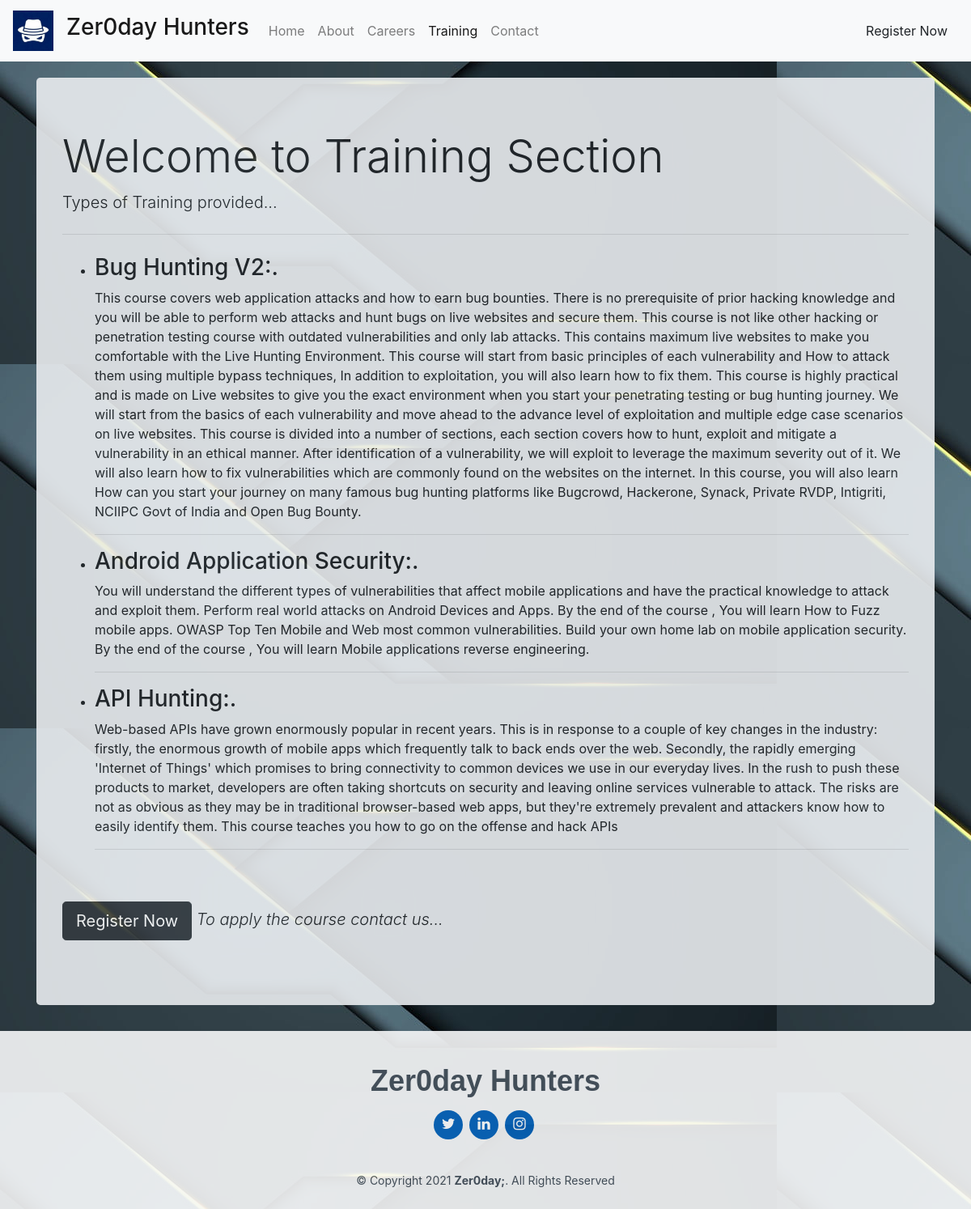
The app's page /training with its own data.
### home/models.py (models this page shows, shortened)
class Training(models.Model):
    title= models.CharField(max_length=200)
    contents = models.TextField(blank=True)

### home/views.py (the view)
# urls.py: path('training', views.training, name='training'),
def training(request):
    tra = Training.objects.all()
    context = {'tra':tra}
    return render(request,'training.html', context)

### templates/training.html
{% extends 'base.html' %} {%block train%}active{%endblock train%} {%block body%}
<div class="container">
    <div class="jumbotron">
        <h1 class="display-4">Welcome to Training Section</h1>
        <p class="lead">Types of Training provided...</p>
        <hr class="my-4">
        <p>
            {%for a in tra%}
            <ul>
                <li>
                    <h3>{{a.title}}</h3>
                    <p>{{a.contents}}</p>
                    <hr>
                </li>
            </ul>
            {%endfor%}
        </p>
        <br><br>
        <p class="lead">
            <a class="btn btn-dark btn-lg" href="/contact" role="button">Register Now</a>
            <em>To apply the course contact us...</em>
        </p>
    </div>
</div>
{%endblock body %}

### static/css/style.css (style rules this page uses)
body { background-image: url("/static/img/back2.jpg"); }
.container { margin-top: 20px; }
.jumbotron { opacity: 0.9; }

### records on screen
Training: title "Bug Hunting V2:.", contents "This course covers web application attacks and how to earn bug bounties. There is no prerequisite of prior hacking knowledge and you will be able to perform web attacks and hunt bugs on live websites and secure them. This course is not like other hacking or penetration testing course with outdated vulnerabilities and only lab attacks. This contains maximum live websites to make you comfortable with the Live Hunting Environment. This course will start from basic principles of each vulnerability and How to attack them using multiple bypass techniques, In addition to exploitation, you will also learn how to fix them. This course is highly practical and is made on Live websites to give you the…"
Training: title "Android Application Security:.", contents "You will understand the different types of vulnerabilities that affect mobile applications and have the practical knowledge to attack and exploit them. Perform real world attacks on Android Devices and Apps. By the end of the course , You will learn How to Fuzz mobile apps. OWASP Top Ten Mobile and Web most common vulnerabilities. Build your own home lab on mobile application security. By the end of the course , You will learn Mobile applications reverse engineering."
Training: title "API Hunting:.", contents "Web-based APIs have grown enormously popular in recent years. This is in response to a couple of key changes in the industry: firstly, the enormous growth of mobile apps which frequently talk to back ends over the web. Secondly, the rapidly emerging 'Internet of Things' which promises to bring connectivity to common devices we use in our everyday lives. In the rush to push these products to market, developers are often taking shortcuts on security and leaving online services vulnerable to attack. The risks are not as obvious as they may be in traditional browser-based web apps, but they're extremely prevalent and attackers know how to easily identify them. This course teaches you how to go…"
